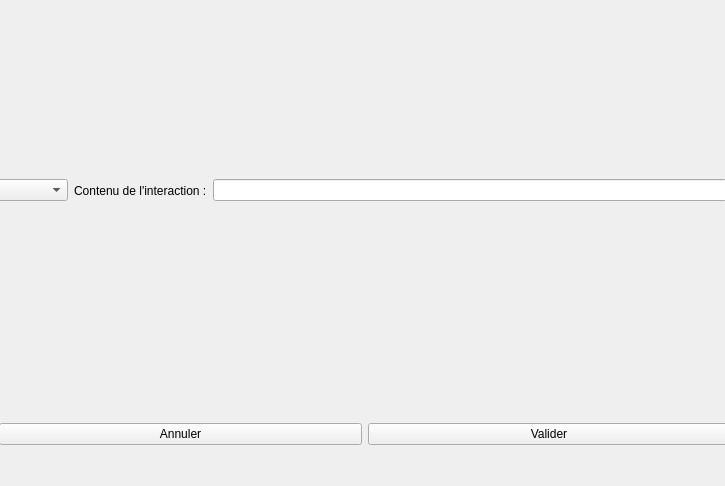
<?xml version="1.0" encoding="UTF-8"?>
<ui version="4.0">
 <class>WidgetInteraction</class>
 <widget class="QWidget" name="WidgetInteraction">
  <property name="geometry">
   <rect>
    <x>0</x>
    <y>0</y>
    <width>725</width>
    <height>486</height>
   </rect>
  </property>
  <property name="windowTitle">
   <string>Form</string>
  </property>
  <property name="styleSheet">
   <string notr="true"/>
  </property>
  <widget class="QWidget" name="horizontalLayoutWidget_3">
   <property name="geometry">
    <rect>
     <x>-4</x>
     <y>0</y>
     <width>731</width>
     <height>381</height>
    </rect>
   </property>
   <layout class="QHBoxLayout" name="horizontalLayout_3">
    <item>
     <layout class="QHBoxLayout" name="horizontalLayout">
      <item>
       <widget class="QComboBox" name="listContacts"/>
      </item>
     </layout>
    </item>
    <item>
     <layout class="QHBoxLayout" name="horizontalLayout_2">
      <item>
       <widget class="QLabel" name="label">
        <property name="text">
         <string>Contenu de l'interaction :</string>
        </property>
       </widget>
      </item>
      <item>
       <widget class="QLineEdit" name="Contenu"/>
      </item>
     </layout>
    </item>
   </layout>
  </widget>
  <widget class="QWidget" name="horizontalLayoutWidget_4">
   <property name="geometry">
    <rect>
     <x>-1</x>
     <y>379</y>
     <width>731</width>
     <height>111</height>
    </rect>
   </property>
   <layout class="QHBoxLayout" name="horizontalLayout_4">
    <item>
     <widget class="QPushButton" name="bAnnuler">
      <property name="text">
       <string>Annuler</string>
      </property>
     </widget>
    </item>
    <item>
     <widget class="QPushButton" name="bValider">
      <property name="text">
       <string>Valider</string>
      </property>
     </widget>
    </item>
   </layout>
  </widget>
 </widget>
 <resources/>
 <connections/>
</ui>
